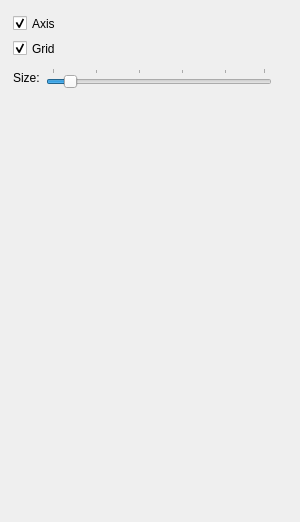
<?xml version="1.0" encoding="UTF-8"?>
<ui version="4.0">
 <class>SpaceOptionsWidget</class>
 <widget class="QDockWidget" name="SpaceOptionsWidget">
  <property name="geometry">
   <rect>
    <x>0</x>
    <y>0</y>
    <width>300</width>
    <height>522</height>
   </rect>
  </property>
  <property name="sizePolicy">
   <sizepolicy hsizetype="Preferred" vsizetype="Minimum">
    <horstretch>0</horstretch>
    <verstretch>0</verstretch>
   </sizepolicy>
  </property>
  <property name="minimumSize">
   <size>
    <width>300</width>
    <height>522</height>
   </size>
  </property>
  <property name="maximumSize">
   <size>
    <width>300</width>
    <height>524287</height>
   </size>
  </property>
  <property name="features">
   <set>QDockWidget::AllDockWidgetFeatures</set>
  </property>
  <property name="allowedAreas">
   <set>Qt::LeftDockWidgetArea|Qt::RightDockWidgetArea</set>
  </property>
  <property name="windowTitle">
   <string>Diagram</string>
  </property>
  <widget class="QWidget" name="mainContainer">
   <layout class="QVBoxLayout" name="verticalLayout_18">
    <item>
     <widget class="QStackedWidget" name="options">
      <property name="currentIndex">
       <number>1</number>
      </property>
      <widget class="QWidget" name="page_13">
       <layout class="QVBoxLayout" name="verticalLayout_2">
        <item>
         <widget class="QWidget" name="widget" native="true">
          <layout class="QHBoxLayout" name="horizontalLayout"/>
         </widget>
        </item>
        <item>
         <widget class="QGroupBox" name="groupBox">
          <property name="title">
           <string>Grid Options</string>
          </property>
          <layout class="QGridLayout" name="gridLayout_2">
           <item row="0" column="2">
            <widget class="KColorCombo" name="backgroundColor">
             <property name="currentIndex">
              <number>4</number>
             </property>
             <property name="color">
              <color>
               <red>128</red>
               <green>128</green>
               <blue>128</blue>
              </color>
             </property>
            </widget>
           </item>
           <item row="0" column="1">
            <widget class="KComboBox" name="gridStyle">
             <property name="sizePolicy">
              <sizepolicy hsizetype="Expanding" vsizetype="Fixed">
               <horstretch>0</horstretch>
               <verstretch>0</verstretch>
              </sizepolicy>
             </property>
             <property name="currentIndex">
              <number>1</number>
             </property>
             <item>
              <property name="text">
               <string>None</string>
              </property>
             </item>
             <item>
              <property name="text">
               <string>Lines</string>
              </property>
             </item>
             <item>
              <property name="text">
               <string>Polar</string>
              </property>
             </item>
            </widget>
           </item>
           <item row="0" column="0">
            <widget class="QLabel" name="label">
             <property name="text">
              <string>Grid Style:</string>
             </property>
            </widget>
           </item>
          </layout>
         </widget>
        </item>
        <item>
         <widget class="QGroupBox" name="gridstylecontainer">
          <property name="title">
           <string>Grid Ticks</string>
          </property>
          <layout class="QHBoxLayout" name="horizontalLayout_22">
           <item>
            <widget class="QLabel" name="label_14">
             <property name="sizePolicy">
              <sizepolicy hsizetype="Fixed" vsizetype="Preferred">
               <horstretch>0</horstretch>
               <verstretch>0</verstretch>
              </sizepolicy>
             </property>
             <property name="text">
              <string>Scale:</string>
             </property>
            </widget>
           </item>
           <item>
            <widget class="KComboBox" name="scale">
             <property name="sizePolicy">
              <sizepolicy hsizetype="Expanding" vsizetype="Fixed">
               <horstretch>0</horstretch>
               <verstretch>0</verstretch>
              </sizepolicy>
             </property>
             <property name="editable">
              <bool>false</bool>
             </property>
             <property name="currentIndex">
              <number>-1</number>
             </property>
             <property name="maxVisibleItems">
              <number>15</number>
             </property>
             <property name="autoCompletion">
              <bool>false</bool>
             </property>
            </widget>
           </item>
           <item>
            <widget class="QCheckBox" name="useSymbols">
             <property name="text">
              <string>Use Symbols</string>
             </property>
             <property name="checked">
              <bool>true</bool>
             </property>
            </widget>
           </item>
          </layout>
         </widget>
        </item>
        <item>
         <widget class="QGroupBox" name="moreOptions">
          <property name="title">
           <string>More Options</string>
          </property>
          <property name="checkable">
           <bool>true</bool>
          </property>
          <layout class="QVBoxLayout" name="verticalLayout_21">
           <item>
            <widget class="QWidget" name="moreOptionsContainer" native="true">
             <layout class="QVBoxLayout" name="verticalLayout">
              <item>
               <layout class="QGridLayout" name="gridLayout">
                <item row="0" column="0">
                 <widget class="QCheckBox" name="showXAxis">
                  <property name="text">
                   <string>Horizontal Label:</string>
                  </property>
                  <property name="checked">
                   <bool>true</bool>
                  </property>
                 </widget>
                </item>
                <item row="0" column="1">
                 <widget class="KLineEdit" name="horizontalLabel">
                  <property name="text">
                   <string>x</string>
                  </property>
                  <property name="showClearButton" stdset="0">
                   <bool>true</bool>
                  </property>
                 </widget>
                </item>
                <item row="1" column="0">
                 <widget class="QCheckBox" name="showYAxis">
                  <property name="text">
                   <string>Vertical Label:</string>
                  </property>
                  <property name="checked">
                   <bool>true</bool>
                  </property>
                 </widget>
                </item>
                <item row="1" column="1">
                 <widget class="KLineEdit" name="verticalLabel">
                  <property name="text">
                   <string>y</string>
                  </property>
                  <property name="showClearButton" stdset="0">
                   <bool>true</bool>
                  </property>
                 </widget>
                </item>
               </layout>
              </item>
              <item>
               <widget class="QCheckBox" name="horizontalMarks">
                <property name="text">
                 <string>Horizontal Marks</string>
                </property>
                <property name="checked">
                 <bool>true</bool>
                </property>
               </widget>
              </item>
              <item>
               <widget class="QCheckBox" name="verticalMarks">
                <property name="text">
                 <string>Vertical Marks</string>
                </property>
                <property name="checked">
                 <bool>true</bool>
                </property>
               </widget>
              </item>
             </layout>
            </widget>
           </item>
          </layout>
         </widget>
        </item>
        <item>
         <spacer name="verticalSpacer">
          <property name="orientation">
           <enum>Qt::Vertical</enum>
          </property>
          <property name="sizeHint" stdset="0">
           <size>
            <width>20</width>
            <height>40</height>
           </size>
          </property>
         </spacer>
        </item>
       </layout>
      </widget>
      <widget class="QWidget" name="page_14">
       <widget class="QCheckBox" name="showAxis">
        <property name="geometry">
         <rect>
          <x>4</x>
          <y>4</y>
          <width>103</width>
          <height>21</height>
         </rect>
        </property>
        <property name="text">
         <string>Axis</string>
        </property>
        <property name="checked">
         <bool>true</bool>
        </property>
       </widget>
       <widget class="QCheckBox" name="showGrid">
        <property name="geometry">
         <rect>
          <x>4</x>
          <y>29</y>
          <width>218</width>
          <height>21</height>
         </rect>
        </property>
        <property name="text">
         <string>Grid</string>
        </property>
        <property name="checked">
         <bool>true</bool>
        </property>
       </widget>
       <widget class="QWidget" name="layoutWidget_2">
        <property name="geometry">
         <rect>
          <x>4</x>
          <y>54</y>
          <width>259</width>
          <height>30</height>
         </rect>
        </property>
        <layout class="QHBoxLayout" name="horizontalLayout_26">
         <item>
          <widget class="QLabel" name="label_16">
           <property name="text">
            <string>Size:</string>
           </property>
          </widget>
         </item>
         <item>
          <widget class="QSlider" name="sceneSize">
           <property name="minimum">
            <number>1</number>
           </property>
           <property name="maximum">
            <number>50</number>
           </property>
           <property name="pageStep">
            <number>1</number>
           </property>
           <property name="value">
            <number>5</number>
           </property>
           <property name="orientation">
            <enum>Qt::Horizontal</enum>
           </property>
           <property name="tickPosition">
            <enum>QSlider::TicksAbove</enum>
           </property>
           <property name="tickInterval">
            <number>10</number>
           </property>
          </widget>
         </item>
        </layout>
       </widget>
      </widget>
     </widget>
    </item>
   </layout>
  </widget>
 </widget>
 <customwidgets>
  <customwidget>
   <class>KColorCombo</class>
   <extends>QComboBox</extends>
   <header>kcolorcombo.h</header>
  </customwidget>
  <customwidget>
   <class>KComboBox</class>
   <extends>QComboBox</extends>
   <header>kcombobox.h</header>
  </customwidget>
  <customwidget>
   <class>KLineEdit</class>
   <extends>QLineEdit</extends>
   <header>klineedit.h</header>
  </customwidget>
 </customwidgets>
 <resources/>
 <connections>
  <connection>
   <sender>moreOptions</sender>
   <signal>toggled(bool)</signal>
   <receiver>moreOptionsContainer</receiver>
   <slot>setVisible(bool)</slot>
   <hints>
    <hint type="sourcelabel">
     <x>149</x>
     <y>414</y>
    </hint>
    <hint type="destinationlabel">
     <x>149</x>
     <y>425</y>
    </hint>
   </hints>
  </connection>
 </connections>
</ui>
